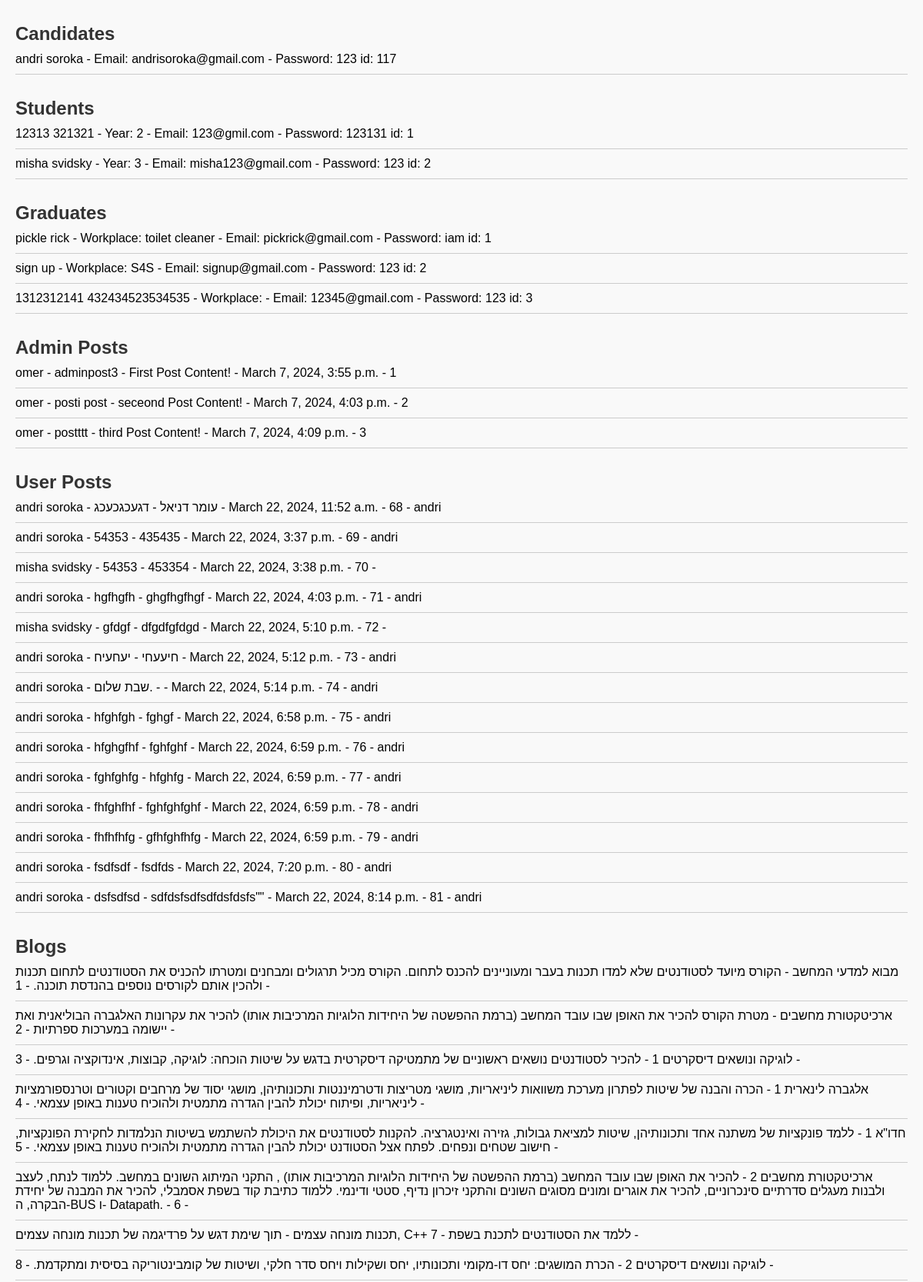
The app's page /data/ (upper part) with its own data.
### S4S/models.py (models this page shows, shortened)
class Candidate(models.Model):
    first_name = models.CharField(max_length=100)
    last_name = models.CharField(max_length=100)
    email = models.EmailField(max_length=254)
    password = models.CharField(max_length=100)

class Student(models.Model):
    first_name = models.CharField(max_length=100)
    last_name = models.CharField(max_length=100)
    select_year = models.IntegerField()
    email = models.EmailField(max_length=254)
    password = models.CharField(max_length=100)

class Graduate(models.Model):
    first_name = models.CharField(max_length=100)
    last_name = models.CharField(max_length=100)
    work_place = models.CharField(max_length=20)
    email = models.EmailField(max_length=254)
    password = models.CharField(max_length=100)

class Post(models.Model):
    title = models.CharField(max_length=100)
    content = models.TextField()
    date_posted = models.DateTimeField(default=timezone.now)
    author = models.ForeignKey(User, on_delete=models.CASCADE)
    blog = models.ForeignKey('Blog', on_delete=models.CASCADE, null=True)

class Post2(models.Model):
    title = models.CharField(max_length=100)
    user_name = models.CharField(default="none", max_length=100)
    content = models.TextField()
    date_posted = models.DateTimeField(default=timezone.now)
    blog = models.ForeignKey('Blog', on_delete=models.CASCADE, null=True)
    candidate = models.ForeignKey('Candidate', on_delete=models.CASCADE, null=True, blank=True)
    student = models.ForeignKey('Student', on_delete=models.CASCADE, null=True, blank=True)
    graduate = models.ForeignKey('Graduate', on_delete=models.CASCADE, null=True, blank=True)
    likes_count = models.IntegerField(default=0)
    comment_count = models.IntegerField(default=0)

class Blog(models.Model):
    title = models.CharField(max_length=100)
    description = models.TextField(default='No description')

### S4S/DataVisuals.py (the view)
# urls.py: path('data/', DataVisuals.display_data, name='data'),
def display_data(request):
    candidates = Candidate.objects.all()
    students = Student.objects.all()
    graduates = Graduate.objects.all()
    posts = Post.objects.all()
    posts2 = Post2.objects.all()
    blogs = Blog.objects.all()
    return render(request, 'display_data.html', {'candidates': candidates, 'students': students,
                                                 'graduates': graduates, 'posts': posts, 'posts2': posts2 , 'blogs': blogs } )

### templates/display_data.html (shortened to what this page needs)
<!DOCTYPE html>
<html lang="en">
<head>
</head>
<body>
    <h1>Candidates</h1>
    <ul>
        {% for candidate in candidates %}
        <li>{{ candidate.first_name }} {{ candidate.last_name }} - Email: {{ candidate.email }}
            - Password: {{ candidate.password }} id: {{ candidate.id }}</li>
        {% endfor %}
    </ul>
    <h1>Students</h1>
    <ul>
        {% for student in students %}
        <li>{{ student.first_name }} {{ student.last_name }} - Year: {{ student.select_year }} - Email: {{ student.email }}
            - Password: {{ student.password }} id: {{ student.id }}</li>
        {% endfor %}
    </ul>
    <h1>Graduates</h1>
    <ul>
        {% for graduate in graduates %}
        <li>{{ graduate.first_name }} {{ graduate.last_name }} - Workplace: {{ graduate.work_place }}
            - Email: {{ graduate.email }} - Password: {{ graduate.password }} id: {{ graduate.id }}</li>
        {% endfor %}
    </ul>
    <h1>Admin Posts</h1>
    <ul>
        {% for post in posts %}
        <li>{{ post.author }} - {{ post.title }} - {{ post.content }} - {{ post.date_posted }} - {{ post.id }}</li>
        {% endfor %}
    </ul>
    <h1>User Posts</h1>
    <ul>
        {% for post2 in posts2 %}
        <li>{{ post2.user_name }} - {{ post2.title }} - {{ post2.content }}
            - {{ post2.date_posted }} - {{ post2.id }} - {{ post2.candidate.first_name }}</li>
        {% endfor %}
    </ul>
 <h1>Blogs</h1>
    <ul>
        {% for blog in blogs %}
        <li>{{ blog.title }} - {{ blog.description }} - {{ blog.id }} - </li>
        {% endfor %}
    </ul>
</body>
</html>

### templates/display_data.html (style rules this page uses)
body { font-family: Arial, sans-serif; margin: 20px; padding: 0; background-color: #f9f9f9; }
h1 { color: #333; font-size: 24px; margin-top: 30px; margin-bottom: 10px; }
ul { list-style: none; padding: 0; margin: 0; }
li { margin-bottom: 10px; border-bottom: 1px solid #ccc; padding-bottom: 10px; }

### records on screen
Candidate: first_name "andri", last_name "soroka", email "andrisoroka@gmail.com", password "123", id "117"
Student: first_name "12313", last_name "321321", select_year "2", email "123@gmil.com", password "123131", id "1"
Student: first_name "misha", last_name "svidsky", select_year "3", email "misha123@gmail.com", password "123", id "2"
Graduate: first_name "pickle", last_name "rick", work_place "toilet cleaner", email "pickrick@gmail.com", password "iam", id "1"
Graduate: first_name "sign", last_name "up", work_place "S4S", email "signup@gmail.com", password "123", id "2"
Graduate: first_name "1312312141", last_name "432434523534535", email "12345@gmail.com", password "123", id "3"
Post: author "omer", title "adminpost3", content "First Post Content!", date_posted "March 7, 2024, 3:55 p.m.", id "1"
Post: author "omer", title "posti post", content "seceond Post Content!", date_posted "March 7, 2024, 4:03 p.m.", id "2"
Post: author "omer", title "postttt", content "third Post Content!", date_posted "March 7, 2024, 4:09 p.m.", id "3"
Post2: user_name "andri soroka", title "עומר דניאל", content "דגעכגכעכג", date_posted "March 22, 2024, 11:52 a.m.", id "68", candidate.first_name "andri"
Post2: user_name "andri soroka", title "54353", content "435435", date_posted "March 22, 2024, 3:37 p.m.", id "69", candidate.first_name "andri"
Post2: user_name "misha svidsky", title "54353", content "453354", date_posted "March 22, 2024, 3:38 p.m.", id "70"
Post2: user_name "andri soroka", title "hgfhgfh", content "ghgfhgfhgf", date_posted "March 22, 2024, 4:03 p.m.", id "71", candidate.first_name "andri"
Post2: user_name "misha svidsky", title "gfdgf", content "dfgdfgfdgd", date_posted "March 22, 2024, 5:10 p.m.", id "72"
Post2: user_name "andri soroka", title "חיעעחי", content "יעחעיח", date_posted "March 22, 2024, 5:12 p.m.", id "73", candidate.first_name "andri"
Post2: user_name "andri soroka", title "שבת שלום.", date_posted "March 22, 2024, 5:14 p.m.", id "74", candidate.first_name "andri"
Post2: user_name "andri soroka", title "hfghfgh", content "fghgf", date_posted "March 22, 2024, 6:58 p.m.", id "75", candidate.first_name "andri"
Post2: user_name "andri soroka", title "hfghgfhf", content "fghfghf", date_posted "March 22, 2024, 6:59 p.m.", id "76", candidate.first_name "andri"
Post2: user_name "andri soroka", title "fghfghfg", content "hfghfg", date_posted "March 22, 2024, 6:59 p.m.", id "77", candidate.first_name "andri"
Post2: user_name "andri soroka", title "fhfghfhf", content "fghfghfghf", date_posted "March 22, 2024, 6:59 p.m.", id "78", candidate.first_name "andri"
Post2: user_name "andri soroka", title "fhfhfhfg", content "gfhfghfhfg", date_posted "March 22, 2024, 6:59 p.m.", id "79", candidate.first_name "andri"
Post2: user_name "andri soroka", title "fsdfsdf", content "fsdfds", date_posted "March 22, 2024, 7:20 p.m.", id "80", candidate.first_name "andri"
Post2: user_name "andri soroka", title "dsfsdfsd", content "sdfdsfsdfsdfdsfdsfs\"\"", date_posted "March 22, 2024, 8:14 p.m.", id "81", candidate.first_name "andri"
Blog: title "מבוא למדעי המחשב", description "הקורס מיועד לסטודנטים שלא למדו תכנות בעבר ומעוניינים להכנס לתחום. הקורס מכיל תרגולים ומבחנים ומטרתו להכניס את הסטודנטים לתחום תכנות ולהכין אותם לקורסים נוספים בהנדסת תוכנה.", id "1"
Blog: title "ארכיטקטורת מחשבים", description "מטרת הקורס להכיר את האופן שבו עובד המחשב (ברמת ההפשטה של היחידות הלוגיות המרכיבות אותו) להכיר את עקרונות האלגברה הבוליאנית ואת יישומה במערכות ספרתיות", id "2"
Blog: description "להכיר לסטודנטים נושאים ראשוניים של מתמטיקה דיסקרטית בדגש על שיטות הוכחה: לוגיקה, קבוצות, אינדוקציה וגרפים.", id "3"
Blog: description "הכרה והבנה של שיטות לפתרון מערכת משוואות ליניאריות, מושגי מטריצות ודטרמיננטות ותכונותיהן, מושגי יסוד של מרחבים וקטורים וטרנספורמציות ליניאריות, ופיתוח יכולת להבין הגדרה מתמטית ולהוכיח טענות באופן עצמאי.", id "4"
Blog: description "ללמד פונקציות של משתנה אחד ותכונותיהן, שיטות למציאת גבולות, גזירה ואינטגרציה. להקנות לסטודנטים את היכולת להשתמש בשיטות הנלמדות לחקירת הפונקציות, חישוב שטחים ונפחים. לפתח אצל הסטודנט יכולת להבין הגדרה מתמטית ולהוכיח טענות באופן עצמאי.", id "5"
Blog: description "להכיר את האופן שבו עובד המחשב (ברמת ההפשטה של היחידות הלוגיות המרכיבות אותו) , התקני המיתוג השונים במחשב. ללמוד לנתח, לעצב ולבנות מעגלים סדרתיים סינכרוניים, להכיר את אוגרים ומונים מסוגים השונים והתקני זיכרון נדיף, סטטי ודינמי. ללמוד כתיבת קוד בשפת אסמבלי, להכיר את המבנה של יחידת הבקרה, ה-BUS ו- Datapath.", id "6"
Blog: title "תכנות מונחה עצמים", description "תוך שימת דגש על פרדיגמה של תכנות מונחה עצמים, C++ ללמד את הסטודנטים לתכנת בשפת", id "7"
Blog: title "לוגיקה ונושאים דיסקרטים 2", description "הכרת המושגים: יחס דו-מקומי ותכונותיו, יחס ושקילות ויחס סדר חלקי, ושיטות של קומבינטוריקה בסיסית ומתקדמת.", id "8"
